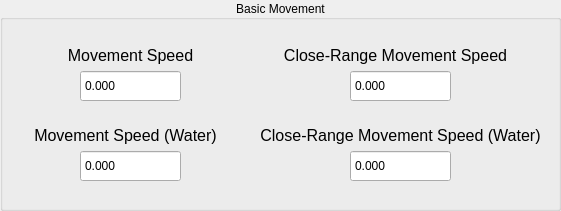
  <widget class="QGroupBox" name="BasicMovementGroup">
   <property name="geometry">
    <rect>
     <x>10</x>
     <y>10</y>
     <width>561</width>
     <height>211</height>
    </rect>
   </property>
   <property name="title">
    <string>Basic Movement</string>
   </property>
   <property name="alignment">
    <set>Qt::AlignCenter</set>
   </property>
   <property name="checkable">
    <bool>false</bool>
   </property>
   <widget class="QDoubleSpinBox" name="CRMovSpeedWaterBox">
    <property name="geometry">
     <rect>
      <x>350</x>
      <y>150</y>
      <width>101</width>
      <height>32</height>
     </rect>
    </property>
    <property name="styleSheet">
     <string notr="true"/>
    </property>
    <property name="buttonSymbols">
     <enum>QAbstractSpinBox::NoButtons</enum>
    </property>
    <property name="decimals">
     <number>3</number>
    </property>
    <property name="minimum">
     <double>-340282346638528859811704183484516925440.000000000000000</double>
    </property>
    <property name="maximum">
     <double>340282346638528859811704183484516925440.000000000000000</double>
    </property>
    <property name="value">
     <double>0.000000000000000</double>
    </property>
   </widget>
   <widget class="QLabel" name="SpeedLbl">
    <property name="geometry">
     <rect>
      <x>60</x>
      <y>40</y>
      <width>141</width>
      <height>31</height>
     </rect>
    </property>
    <property name="font">
     <font>
      <pointsize>12</pointsize>
     </font>
    </property>
    <property name="toolTip">
     <string>&lt;html&gt;&lt;head/&gt;&lt;body&gt;&lt;p&gt;The speed at which you move around. This refers to the regular movement you do with the Analog Stick.&lt;/p&gt;&lt;/body&gt;&lt;/html&gt;</string>
    </property>
    <property name="text">
     <string>Movement Speed</string>
    </property>
    <property name="alignment">
     <set>Qt::AlignCenter</set>
    </property>
   </widget>
   <widget class="QDoubleSpinBox" name="MovSpeedBox">
    <property name="geometry">
     <rect>
      <x>80</x>
      <y>70</y>
      <width>101</width>
      <height>32</height>
     </rect>
    </property>
    <property name="styleSheet">
     <string notr="true"/>
    </property>
    <property name="buttonSymbols">
     <enum>QAbstractSpinBox::NoButtons</enum>
    </property>
    <property name="decimals">
     <number>3</number>
    </property>
    <property name="minimum">
     <double>-340282346638528859811704183484516925440.000000000000000</double>
    </property>
    <property name="maximum">
     <double>340282346638528859811704183484516925440.000000000000000</double>
    </property>
    <property name="value">
     <double>0.000000000000000</double>
    </property>
   </widget>
   <widget class="QLabel" name="SpeedLbl_3">
    <property name="geometry">
     <rect>
      <x>280</x>
      <y>40</y>
      <width>231</width>
      <height>31</height>
     </rect>
    </property>
    <property name="font">
     <font>
      <pointsize>12</pointsize>
     </font>
    </property>
    <property name="toolTip">
     <string>&lt;html&gt;&lt;head/&gt;&lt;body&gt;&lt;p&gt;The speed at which you move around within the Step-In Barrier. This refers to the regular movement you do with the Analog Stick.&lt;/p&gt;&lt;/body&gt;&lt;/html&gt;</string>
    </property>
    <property name="text">
     <string>Close-Range Movement Speed</string>
    </property>
    <property name="alignment">
     <set>Qt::AlignCenter</set>
    </property>
   </widget>
   <widget class="QLabel" name="SpeedLbl_2">
    <property name="geometry">
     <rect>
      <x>30</x>
      <y>120</y>
      <width>191</width>
      <height>31</height>
     </rect>
    </property>
    <property name="font">
     <font>
      <pointsize>12</pointsize>
     </font>
    </property>
    <property name="toolTip">
     <string>&lt;html&gt;&lt;head/&gt;&lt;body&gt;&lt;p&gt;The speed at which you move around underwater. This refers to the regular movement you do with the Analog Stick.&lt;/p&gt;&lt;/body&gt;&lt;/html&gt;</string>
    </property>
    <property name="text">
     <string>Movement Speed (Water)</string>
    </property>
    <property name="alignment">
     <set>Qt::AlignCenter</set>
    </property>
   </widget>
   <widget class="QDoubleSpinBox" name="MovSpeedWaterBox">
    <property name="geometry">
     <rect>
      <x>80</x>
      <y>150</y>
      <width>101</width>
      <height>32</height>
     </rect>
    </property>
    <property name="styleSheet">
     <string notr="true"/>
    </property>
    <property name="buttonSymbols">
     <enum>QAbstractSpinBox::NoButtons</enum>
    </property>
    <property name="decimals">
     <number>3</number>
    </property>
    <property name="minimum">
     <double>-340282346638528859811704183484516925440.000000000000000</double>
    </property>
    <property name="maximum">
     <double>340282346638528859811704183484516925440.000000000000000</double>
    </property>
    <property name="value">
     <double>0.000000000000000</double>
    </property>
   </widget>
   <widget class="QLabel" name="SpeedLbl_4">
    <property name="geometry">
     <rect>
      <x>260</x>
      <y>120</y>
      <width>281</width>
      <height>31</height>
     </rect>
    </property>
    <property name="font">
     <font>
      <pointsize>12</pointsize>
     </font>
    </property>
    <property name="toolTip">
     <string>&lt;html&gt;&lt;head/&gt;&lt;body&gt;&lt;p&gt;The speed at which you move around within the Step-In Barrier underwater. This refers to the regular movement you do with the Analog Stick.&lt;/p&gt;&lt;/body&gt;&lt;/html&gt;</string>
    </property>
    <property name="text">
     <string>Close-Range Movement Speed (Water)</string>
    </property>
    <property name="alignment">
     <set>Qt::AlignCenter</set>
    </property>
   </widget>
   <widget class="QDoubleSpinBox" name="CRMovSpeedBox">
    <property name="geometry">
     <rect>
      <x>350</x>
      <y>70</y>
      <width>101</width>
      <height>32</height>
     </rect>
    </property>
    <property name="styleSheet">
     <string notr="true"/>
    </property>
    <property name="buttonSymbols">
     <enum>QAbstractSpinBox::NoButtons</enum>
    </property>
    <property name="decimals">
     <number>3</number>
    </property>
    <property name="minimum">
     <double>-340282346638528859811704183484516925440.000000000000000</double>
    </property>
    <property name="maximum">
     <double>340282346638528859811704183484516925440.000000000000000</double>
    </property>
    <property name="value">
     <double>0.000000000000000</double>
    </property>
   </widget>
  </widget>
